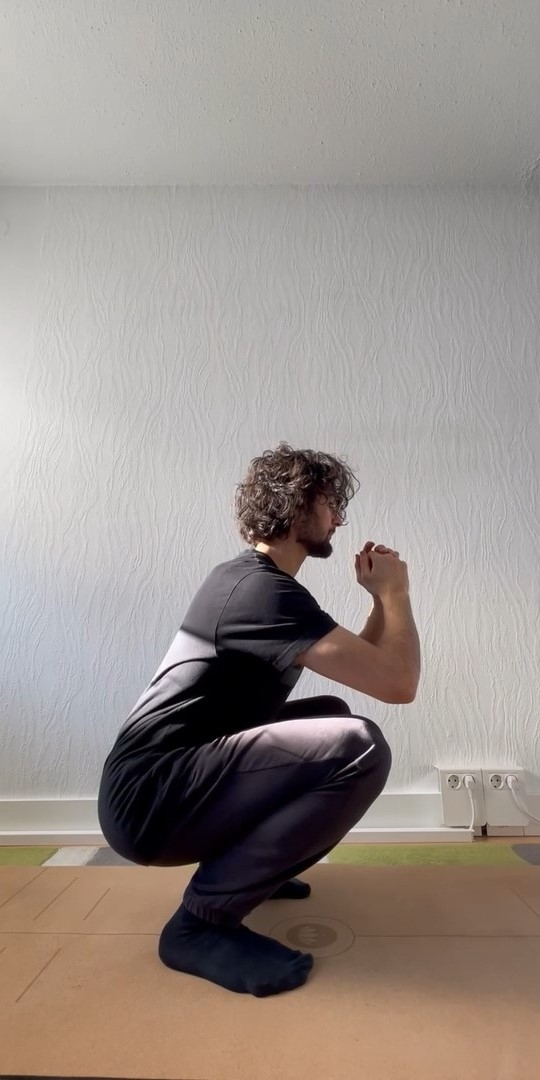
#> input picture resources/images/Squat_deep_Timo.jpg, 540 x 1080 px, given in place of the camera
$ python lineDetection.py
#> lines starting #> are read from the running program, lines starting #| are printed output that depends on the picture; after the words box and inside, x2 and y2 are one past the last pixel; in counts of white or black regions, pixels touching at a corner belong together
import cv2
import numpy as np


# Webcam öffnen (Standardkamera, normalerweise 0 oder -1)
cap = cv2.VideoCapture(0)

# Überprüfen, ob die Kamera geöffnet wurde
if not cap.isOpened():
    print("Kamera konnte nicht geöffnet werden.")
    exit()

while cap.isOpened():
    # Frame einlesen
    ret, orig_frame = cap.read()
#> orig_frame is the input picture: shape (1080, 540, 3); mean B, G, R 139.6, 145.1, 154.2
    if not ret:
        print("Fehler beim Lesen des Frames.")
        break

    # frame = cv2.GaussianBlur(orig_frame, (5, 5), 0)
    frame = orig_frame

    # [7 lines of commented-out code are left out]
    mask_grey = cv2.cvtColor(frame, cv2.COLOR_BGR2GRAY)
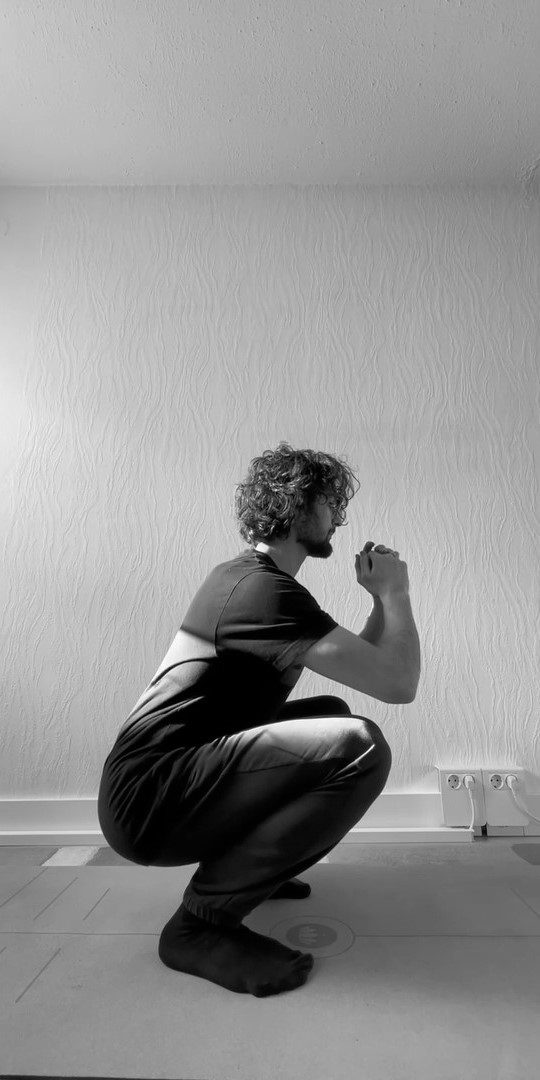
#> mask_grey: shape (1080, 540); min 0, max 254, mean 147.2
    edges = cv2.Canny(mask_grey, 75, 150)
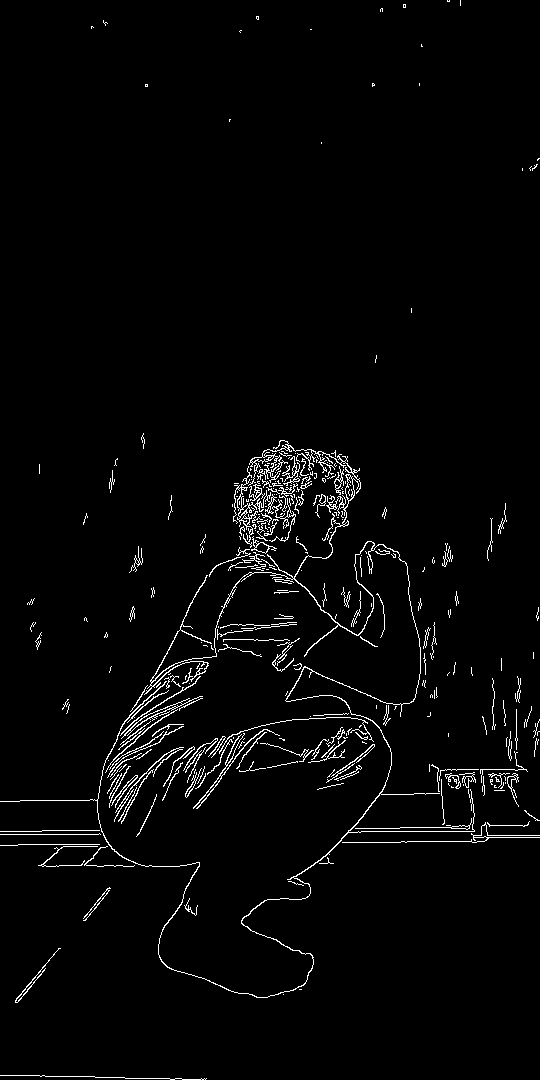
#> edges: shape (1080, 540); 2.5% white in thin lines or dots

    lines = cv2.HoughLinesP(edges, 1, np.pi/180, 50, maxLineGap=50)
#> lines = 142 rows, first 6: [95, 865, 315, 452], [351, 828, 527, 825], [82, 864, 312, 450], [59, 865, 191, 627], [378, 795, 515, 793], [348, 831, 486, 831]
    if lines is not None:
        for line in lines:
            x1, y1, x2, y2 = line[0]
            cv2.line(frame, (x1, y1), (x2, y2), (0, 255, 0), 5)
#> this loop made 142 passes
#> (x1, y1, x2, y2) on passes 1 to 12: (95, 865, 315, 452), (351, 828, 527, 825), (82, 864, 312, 450), (59, 865, 191, 627), (378, 795, 515, 793), (348, 831, 486, 831), (218, 565, 288, 443), (53, 866, 322, 452), (0, 1075, 206, 1078), (214, 568, 287, 442), (15, 1000, 131, 861), (48, 866, 284, 440)
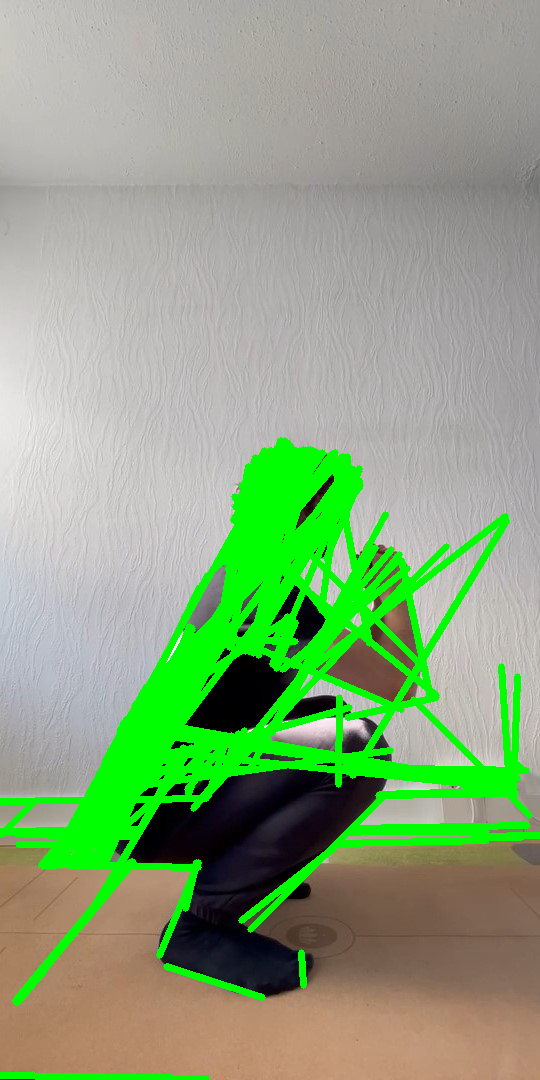
#> frame: shape (1080, 540, 3); 13.38% of pixels changed, all inside (x1, y1, x2, y2) = (0, 437, 540, 1080)

    cv2.imshow("frame", frame)
    cv2.imshow("edges", edges)
    cv2.imshow("mask", mask_grey)

    if cv2.waitKey(1) & 0xFF == ord('q'):
#> (key q is pressed here)
        break

# Freigeben der Kamera und Schließen der OpenCV-Fenster
cap.release()
cv2.destroyAllWindows()

$ run again, on resources/images/Squat_high_Timo.jpg
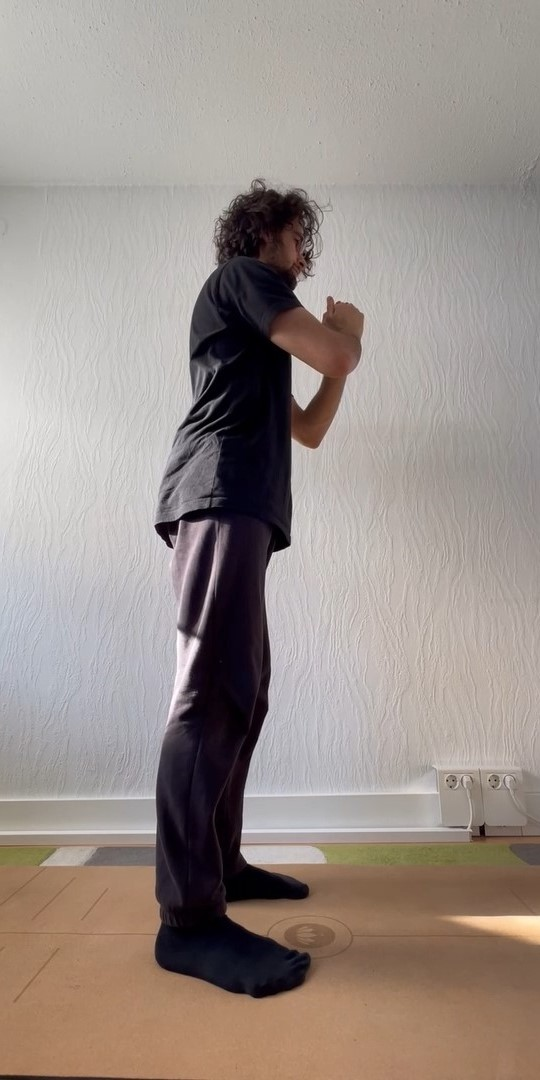
#> input picture resources/images/Squat_high_Timo.jpg, 540 x 1080 px, given in place of the camera
#> orig_frame is the input picture: shape (1080, 540, 3); mean B, G, R 138, 143.8, 154.3
#> `edges = cv2.Canny(mask_grey, 75, 150)`:
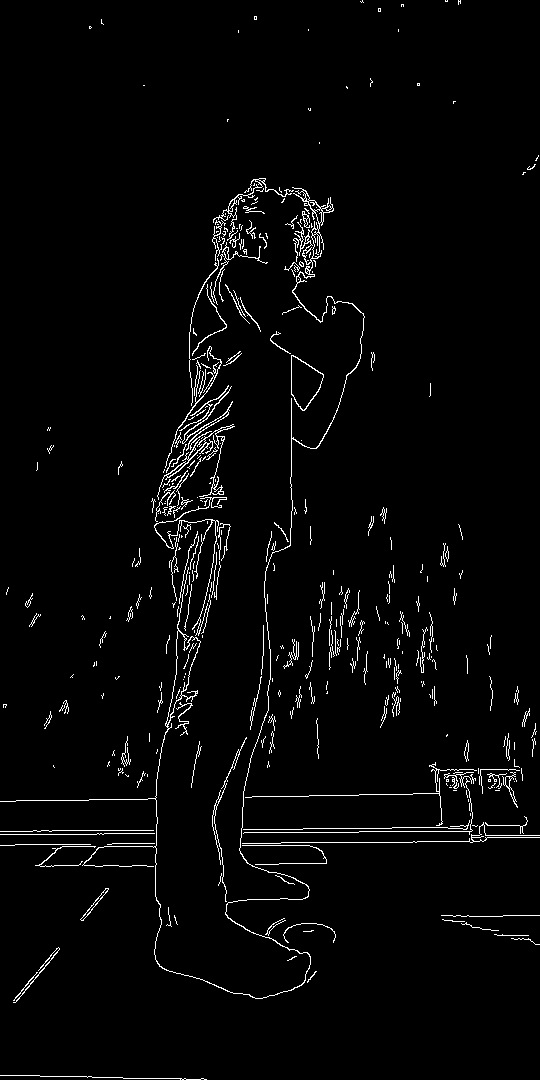
#> edges: shape (1080, 540); 2.6% white in thin lines or dots
#> lines = 157 rows, first 6: [218, 797, 513, 792], [0, 834, 156, 832], [138, 865, 246, 311], [167, 731, 222, 213], [140, 865, 172, 697], [0, 1075, 206, 1079]
#> the loop `for line in lines:` made 157 passes
#> after the loop `for line in lines:`:
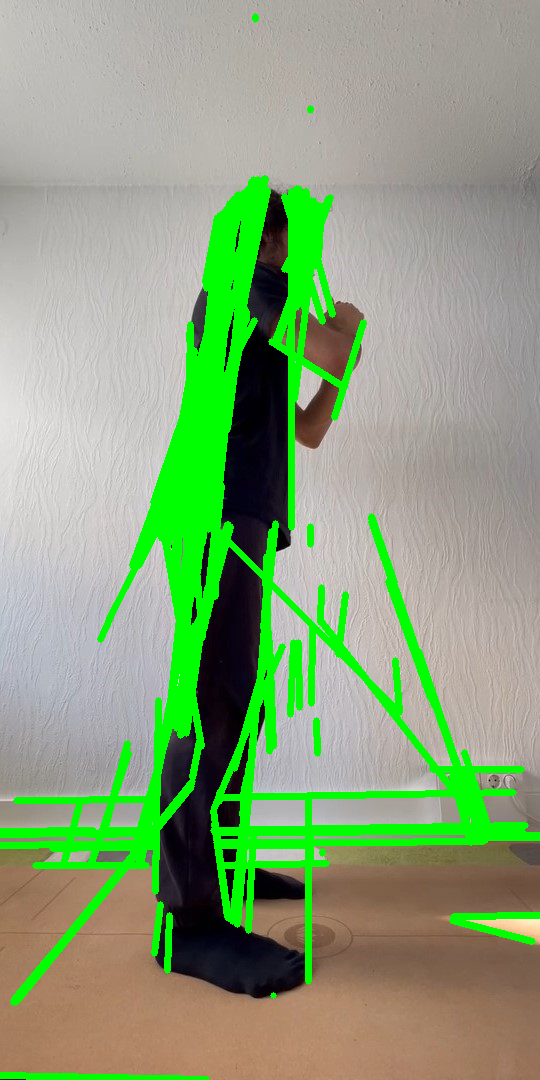
#> frame: shape (1080, 540, 3); 13.19% of pixels changed, all inside (x1, y1, x2, y2) = (0, 13, 540, 1080)

$ run again, on resources/images/Squat_middle_Timo.jpg
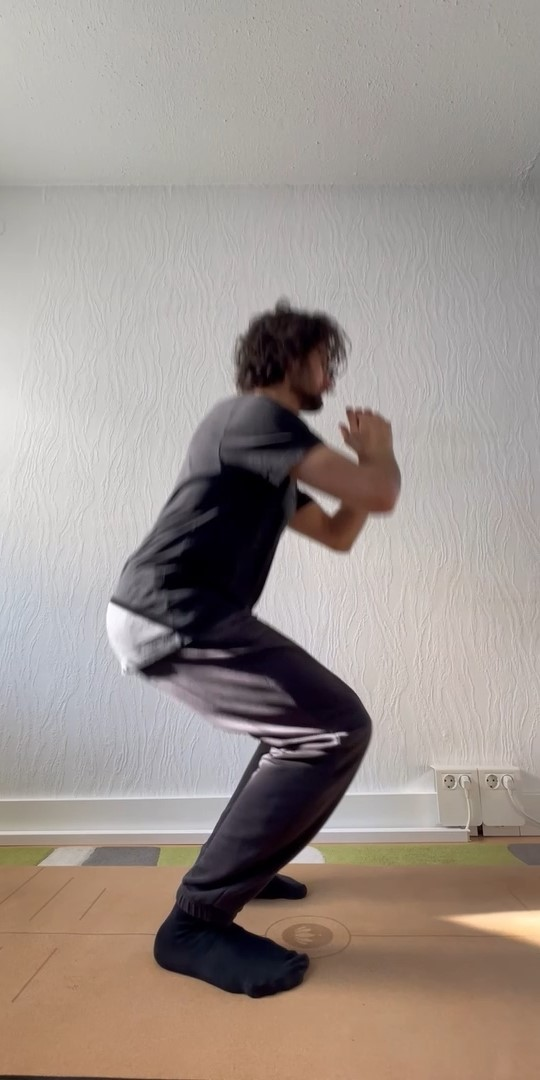
#> input picture resources/images/Squat_middle_Timo.jpg, 540 x 1080 px, given in place of the camera
#> orig_frame is the input picture: shape (1080, 540, 3); mean B, G, R 141, 146.9, 157
#> `edges = cv2.Canny(mask_grey, 75, 150)`:
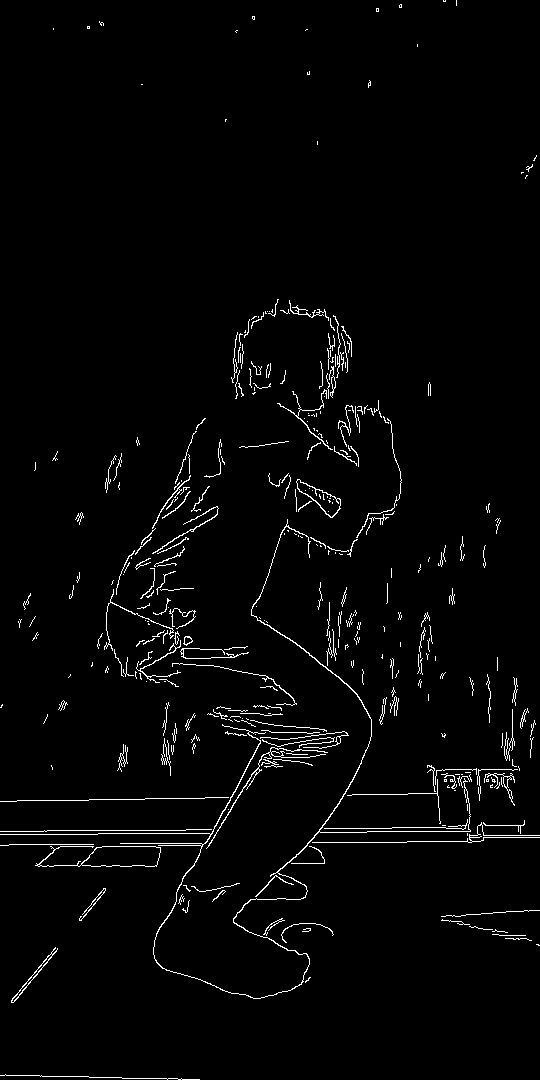
#> edges: shape (1080, 540); 2.2% white in thin lines or dots
#> lines = 106 rows, first 6: [0, 801, 238, 797], [307, 843, 483, 840], [319, 829, 523, 825], [154, 941, 329, 611], [44, 830, 218, 830], [318, 831, 520, 831]
#> the loop `for line in lines:` made 106 passes
#> after the loop `for line in lines:`:
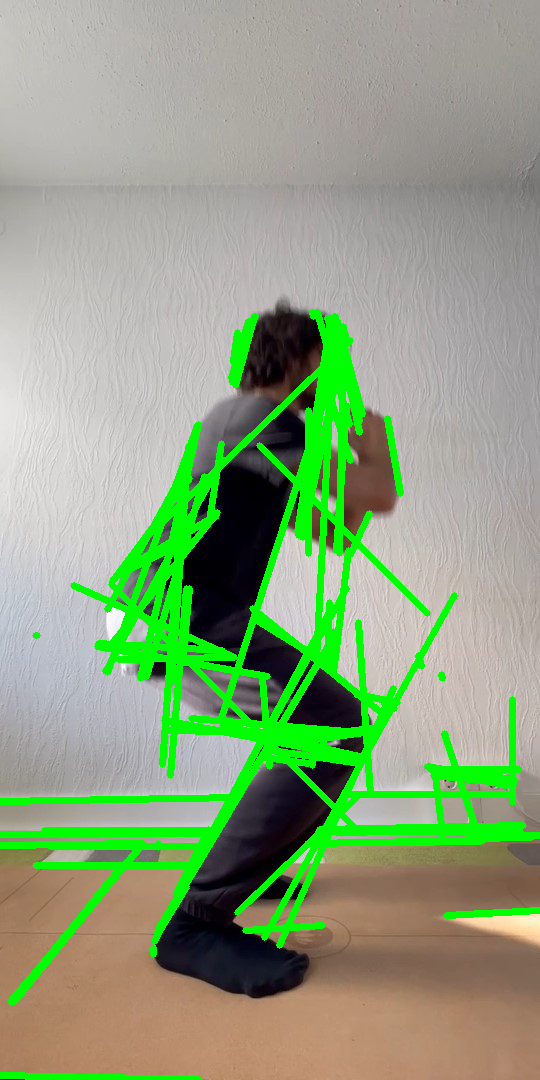
#> frame: shape (1080, 540, 3); 11.52% of pixels changed, all inside (x1, y1, x2, y2) = (0, 309, 540, 1080)
